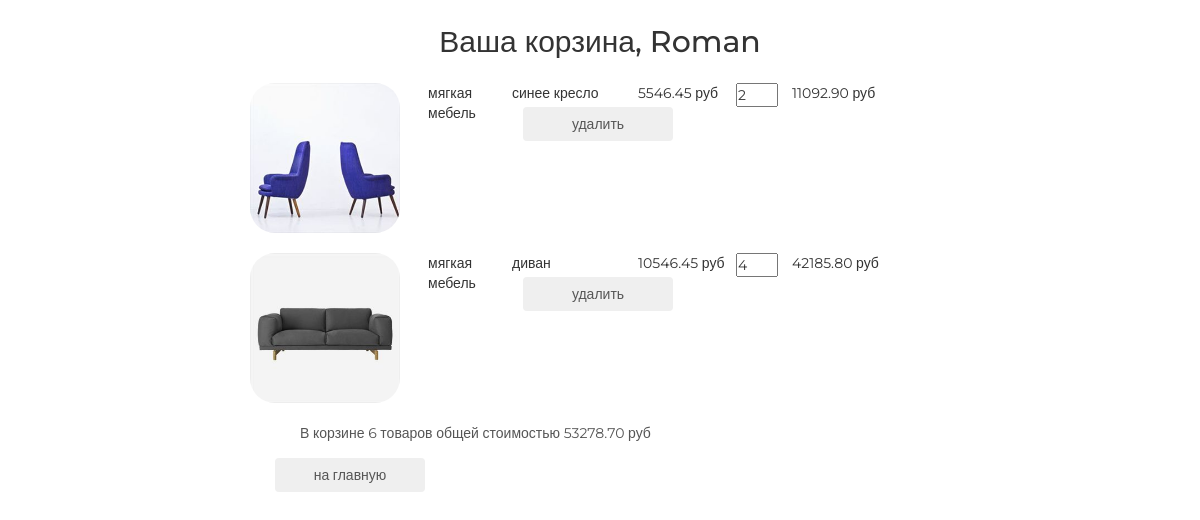
/basket/ (signed in), run on an earlier commit of the app's database.
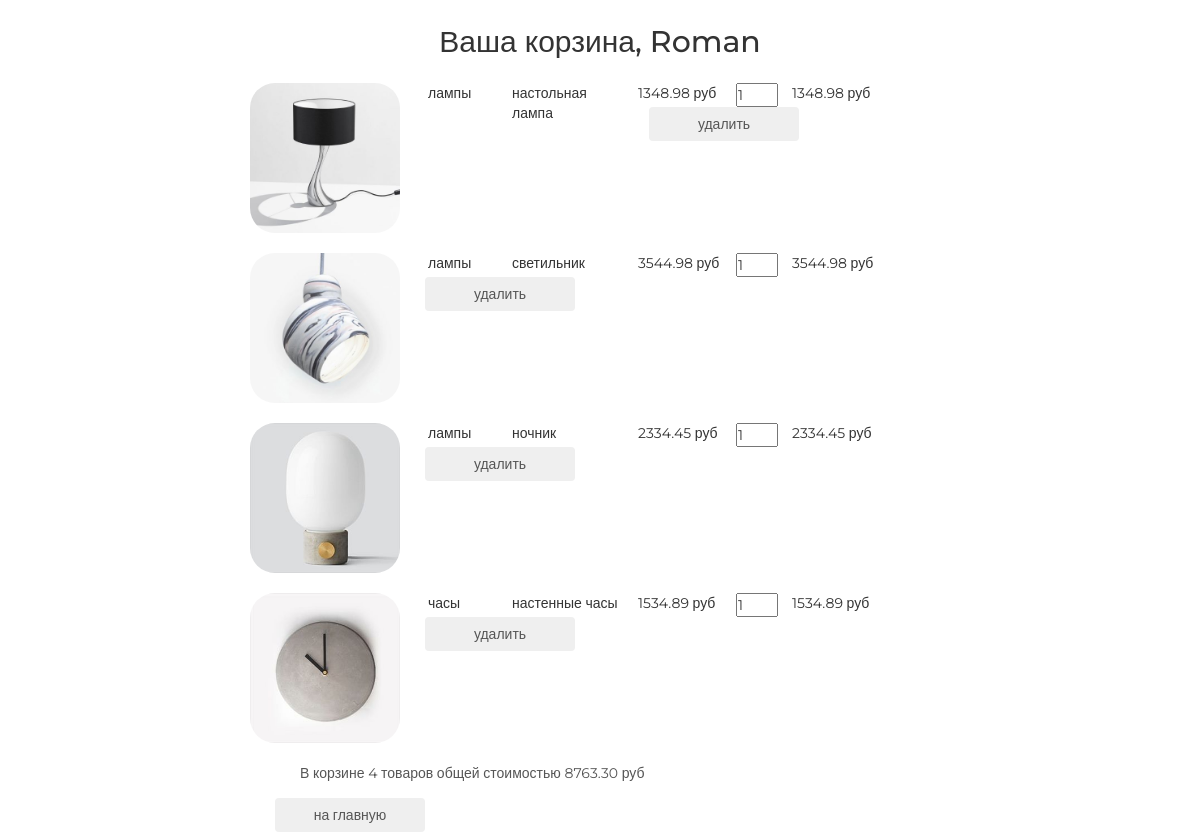
And on a later commit of the database.
### basketapp/models.py (models this page shows)
class Basket(models.Model):
    user = models.ForeignKey(settings.AUTH_USER_MODEL, on_delete=models.CASCADE, related_name='basket')
    product = models.ForeignKey(Product, on_delete=models.CASCADE)
    quantity = models.PositiveSmallIntegerField(verbose_name='количество', default=0)
    add_datetime = models.DateTimeField(auto_now_add=True, verbose_name='время')
    @property
    def product_cost(self):
        return self.product.price * self.quantity
    @property
    def total_quantity(self):
        _item = Basket.objects.filter(user=self.user)
        _total_quantity = sum(list(map(lambda x: x.quantity, _item)))
        return _total_quantity
    @property
    def total_cost(self):
        _item = Basket.objects.filter(user=self.user)
        _total_cost = sum(list(map(lambda x: x.product_cost, _item)))
        return _total_cost

### mainapp/models.py (models this page shows, shortened)
class Product(models.Model):
    category = models.ForeignKey(ProductCategory, on_delete=models.CASCADE)
    name = models.CharField(verbose_name='наименование продука', max_length=128)
    image = models.ImageField(upload_to='product_images', blank=True)
    short_desc = models.CharField(verbose_name='кратокое описание продукта', max_length=60, blank=True)
    description = models.TextField(verbose_name='описание продукта', blank=True)
    price = models.DecimalField(verbose_name='цена продукта', max_digits=8, decimal_places=2, default=0)
    quantity = models.PositiveIntegerField(verbose_name='количество на складе', default=0)
    is_active = models.BooleanField(verbose_name='активна', default=True)

class ProductCategory(models.Model):
    name = models.CharField(verbose_name='наиментование категории', max_length=64, unique=True)
    description = models.TextField(verbose_name='описание категории', blank=True)
    create_dt = models.DateTimeField(verbose_name='дата создания категории', auto_now_add=True)
    is_active = models.BooleanField(verbose_name='активна', default=True)

### authapp/models.py (models this page shows, shortened)
class ShopUser(AbstractUser):
    avatar = models.ImageField(upload_to='users_avatars', blank=True)
    age = models.PositiveSmallIntegerField(verbose_name='возраст', blank=True)
    activation_key = models.CharField(max_length=128, blank=True)
    activation_key_expires = models.DateTimeField(auto_now_add=True, blank=True, null=True)

### basketapp/views.py (the view)
# urls.py: path('', basketapp.basket, name = 'view'),
@login_required
def basket(request):
    title = 'корзина'
    basket_items = Basket.objects.filter(user=request.user).order_by('product__category')
    content = {
        'title': title,
        'basket_items': basket_items,
    }
    return render(request, 'basketapp/basket.html', content)

### mainapp/context_processors.py (called while the page is built)
def basket(request):
    print(f'context processor basket works')
    basket = []
    if request.user.is_authenticated:
        basket = Basket.objects.filter(user=request.user).order_by('product__category')
    return {
        'basket': basket,
    }

### basketapp/templates/basketapp/basket.html
{% extends 'basketapp/base.html' %}
{% load static %}
{% block content %}
      <div class="basket_list">
        {% include 'basketapp/includes/inc_basket_list.html' %}
      </div>
    <div>
        <button class="btn btn-round">
          <a href="{% url 'main' %}">на главную</a>
        </button>
    </div>
{% endblock %}

### basketapp/templates/basketapp/includes/inc_basket_list.html
{% for item in basket_items %}
    <div class="basket_record">
      <img src="/media/{{ item.product.image }}"
           alt="{{ item.product.short_desc }}">
      <span class="category_name">{{ item.product.category.name }}</span>
      <span class="product_name">{{ item.product.name }}</span>
      <span class="product_price">{{ item.product.price }} руб</span>
      <input type="number" name="{{ item.pk }}"
                           min="0"
                           value="{{ item.quantity }}">
      <span class="product_cost">{{ item.product_cost }} руб</span>
      <button class="btn btn-round">
        <a href="{% url 'basket:remove' item.pk %}" class="">
          удалить
        </a>
      </button>
    </div>
  {% endfor %}
{% if basket_items %}
    <div class="basket_summary">
      В корзине {{ basket_items.0.total_quantity }} товаров общей стоимостью
                {{ basket_items.0.total_cost }} руб
    </div>
{% endif %}

What changed in the data, as far as the page shows it:
removed Basket: product.image (picture), product.category.name "мягкая мебель", product.name "синее кресло", product.price "5546.45", quantity "2", product_cost "11092.90", user+quantity "6", user+product+quantity "53278.70"
removed Basket: product.image (picture), product.category.name "мягкая мебель", product.name "диван", product.price "10546.45", quantity "4", product_cost "42185.80"
added Basket: product.image (picture), product.category.name "лампы", product.name "настольная лампа", product.price "1348.98", quantity "1", product_cost "1348.98", user+quantity "4", user+product+quantity "8763.30"
added Basket: product.image (picture), product.category.name "лампы", product.name "светильник", product.price "3544.98", quantity "1", product_cost "3544.98"
added Basket: product.image (picture), product.category.name "лампы", product.name "ночник", product.price "2334.45", quantity "1", product_cost "2334.45"
added Basket: product.image (picture), product.category.name "часы", product.name "настенные часы", product.price "1534.89", quantity "1", product_cost "1534.89"
